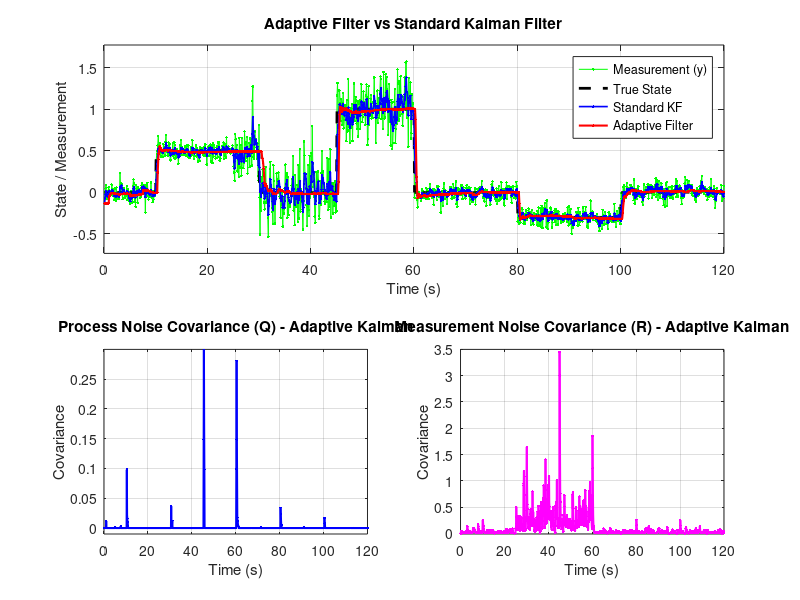

Recreate this plot in MATLAB.
%% Adaptive Kalman Filter Estimation vs Standard Kalman Filter (fixed Q/R) for comparison
% Written By: Rasit
% 30-Jul-2024
clc, clear all, close all;
%% System and Filter Hyperparameters
Gamma   = 8.0;             % Measurement noise scaling factor
AlphaR  = 0.5;             % Smoothing factor for measurement noise variance
AlphaM  = 0.4;             % Smoothing factor for innovation variance M
Ts = 0.1;                  % Sampling time
A  = 1;                    % System matrix
B  = 0;                    % Input matrix
C  = 1;                    % Output matrix
D  = 0;                    % Direct transmission matrix

%% Standard Kalman Filter Parameters (fixed)
Q_std = 0.01;              % Fixed process noise covariance
R_std = 0.05;              % Fixed measurement noise covariance

%% Measurement Data Generator
t      = Ts*(1:1:1200);
x_true = [zeros(1,100) +.5*ones(1,200) zeros(1,150) +1*ones(1,150) ...
          zeros(1,200) -.3*ones(1,200) zeros(1,200)];
v  = [sqrt(1*5e-3)*randn(1,250) sqrt(10*5e-3)*randn(1,350) sqrt(1*5e-3)*randn(1,600)];
y  = x_true + v;
u  = zeros(1, length(y));

%% Init Filter (Adaptive)
x_hat   = y(1);
p_tilde = 0;
E1      = y(1);
EE1     = y(:,1)*y(:,1)';
M       = 0;

%% Init Standard Kalman
x_hat_std   = y(1);        % Initial state estimate (standard)
p_tilde_std = 0.1;         % Initial error covariance (standard)

%% Arrays for Live Plotting
x_hat_plot     = zeros(1, length(y));
x_hat_std_plot = zeros(1, length(y));
Q_plot         = zeros(1, length(y));
R_plot         = zeros(1, length(y));

%% Figure and Graphic Handles
figure('units', 'normalized', 'Position', [0.1 0.1 0.8 0.8], 'color', 'w');
subplot(2,2,[1, 2]);
h_y    = plot(NaN, NaN, 'g'); hold on; grid on;
h_true = plot(t, x_true, 'k--', 'LineWidth', 2);
h_std  = plot(NaN, NaN, 'b', 'LineWidth', 1.2);
h_hat  = plot(NaN, NaN, 'r', 'LineWidth', 1.5);
title('Adaptive Filter vs Standard Kalman Filter')
xlabel('Time (s)'); ylabel('State / Measurement')
legend('Measurement (y)', 'True State', 'Standard KF', 'Adaptive Filter', 'Location', 'best')
xlim([0 t(end)]);
ylim([min(y)-0.2, max(y)+0.2]);

subplot(2,2,3);
h_Q = plot(NaN, NaN, 'b', 'LineWidth', 1.5); grid on;
title('Process Noise Covariance (Q) - Adaptive Kalman')
xlabel('Time (s)'); ylabel('Covariance')
xlim([0 t(end)]);
ylim([-0.01, 0.3]);

subplot(2,2,4);
h_R = plot(NaN, NaN, 'm', 'LineWidth', 1.5); grid on;
title('Measurement Noise Covariance (R) - Adaptive Kalman')
xlabel('Time (s)'); ylabel('Covariance')
xlim([0 t(end)]);
ylim([-0.01, 3.5]);

%% Filtering Loop
for k = 1:length(y)
    % Filter (Adaptive)
    % -- Determine R using a 1st-order IIR filter --
    E1  = AlphaR*y(:,k)         + (1-AlphaR)*E1;
    EE1 = AlphaR*y(:,k)*y(:,k)' + (1-AlphaR)*EE1;
    R   = Gamma*(EE1 - E1*E1');

    % -- Determine M using a 1st-order IIR filter --
    dy = y(:,k) - C*x_hat - D*u(k);
    M  = AlphaM.*dy*dy' + (1-AlphaM).*M;

    % -- Determine Q --
    Q(k) = M - R - p_tilde;
    if Q(k) < 0
        Q(k) = 0;
    end

    % -- Kalman Equations --
    p_hat   = A*p_tilde*A' + Q(k);
    K       = p_hat*C'*pinv(C*p_hat*C' + R);
    x_tilde = x_hat + K*dy;
    p_tilde = (eye(length(B)) - K*C)*p_hat;
    x_hat   = A*x_tilde + B*u(k);

    % Standard Kalman Filter (fixed Q/R)
    % -- Prediction --
    x_pred_std = A*x_hat_std + B*u(k);
    p_hat_std  = A*p_tilde_std*A' + Q_std;

    % -- Innovation --
    dy_std = y(k) - C*x_pred_std - D*u(k);

    % -- Update --
    S_std       = C*p_hat_std*C' + R_std;
    K_std       = p_hat_std*C'/S_std;
    x_hat_std   = x_pred_std + K_std*dy_std;
    p_tilde_std = (1 - K_std*C)*p_hat_std;

    % Save data for plotting
    x_hat_plot(k)     = x_hat;
    x_hat_std_plot(k) = x_hat_std;
    Q_plot(k) = Q(k);
    R_plot(k) = R;

    % -- Plot Result --
    if mod(k, 5) == 0
        set(h_y,    'XData', t(1:k), 'YData', y(1:k));
        set(h_std,  'XData', t(1:k), 'YData', x_hat_std_plot(1:k));
        set(h_hat,  'XData', t(1:k), 'YData', x_hat_plot(1:k));
        set(h_Q,    'XData', t(1:k), 'YData', Q_plot(1:k));
        set(h_R,    'XData', t(1:k), 'YData', R_plot(1:k));
        drawnow
    end
end
